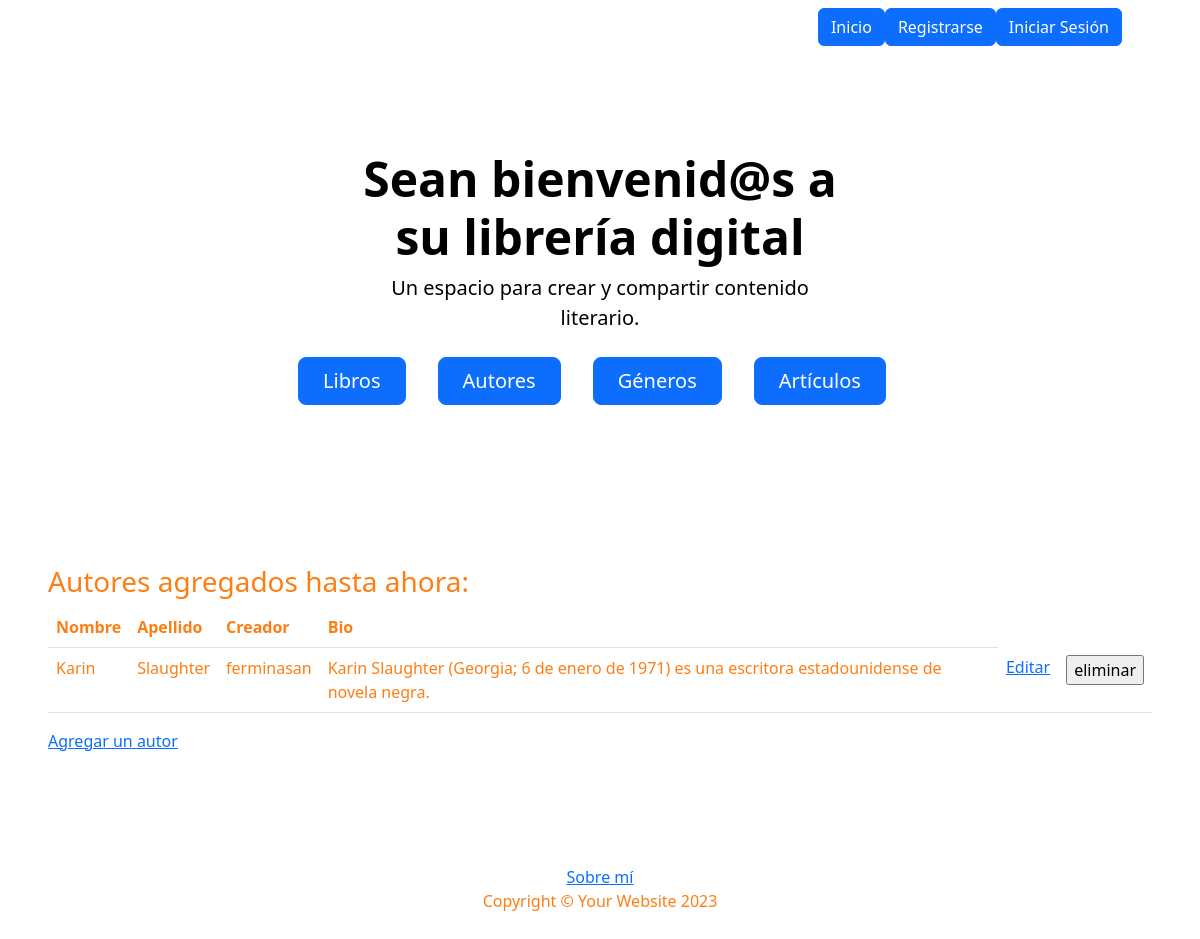
Screenshot of /mi_libreria/autores/ with the database file from the repository.
### mi_libreria/models.py (models this page shows, shortened)
class Autores(models.Model):
    apellido = models.CharField(max_length=256)
    nombre = models.CharField(max_length=256)
    fecha_nacimiento = models.DateField(null=True, blank=True)
    bio = models.TextField(blank=True)
    creador = models.ForeignKey(User, default=1, null=True, on_delete=models.CASCADE, related_name='autores_creados')

### mi_libreria/views.py (the view)
# urls.py: path("autores/", views.listar_autores, name='lista_autores'),
def listar_autores(request):
    contexto = {
        "autores": Autores.objects.all(),
    }
    http_response = render(
        request=request,
        template_name='mi_libreria/lista_autores.html',
        context=contexto,
    )
    return http_response

### mi_libreria/templates/mi_libreria/lista_autores.html (shortened to what this page needs)
{% extends 'base.html' %}
{% block contenido %}
    <h3>Autores agregados hasta ahora:</h3>
    <table class="table">
        <tbody>
            <tr>
                <th>Nombre</th>
                <th>Apellido</th>
                <th>Creador</th>
                <th>Bio</th>
            </tr>
            {% for autor in autores %}
            <tr>
                <td>{{ autor.nombre }}</td>
                <td>{{ autor.apellido }}</td>
                <td>{{ autor.creador }}</td>
                <td>{{ autor.bio }}</td>
                <td>
                    <a href="{% url 'editar_autor' autor.id %}">Editar</a>
                  </td>
                <td>
                    <form action="{% url 'eliminar_autor' autor.id %}" method="post">
                      <input type="submit" value="eliminar"/>
                    </form>
                  </td>
            </tr>
            {% endfor %}
        </tbody>
    </table>
    <a href="{% url 'crear_autores' %}">Agregar un autor</a>
{% endblock contenido %}

### rows the page displays
Autores: nombre "Karin", apellido "Slaughter", creador "ferminasan", bio "Karin Slaughter (Georgia; 6 de enero de 1971) es una escritora estadounidense de novela negra."
